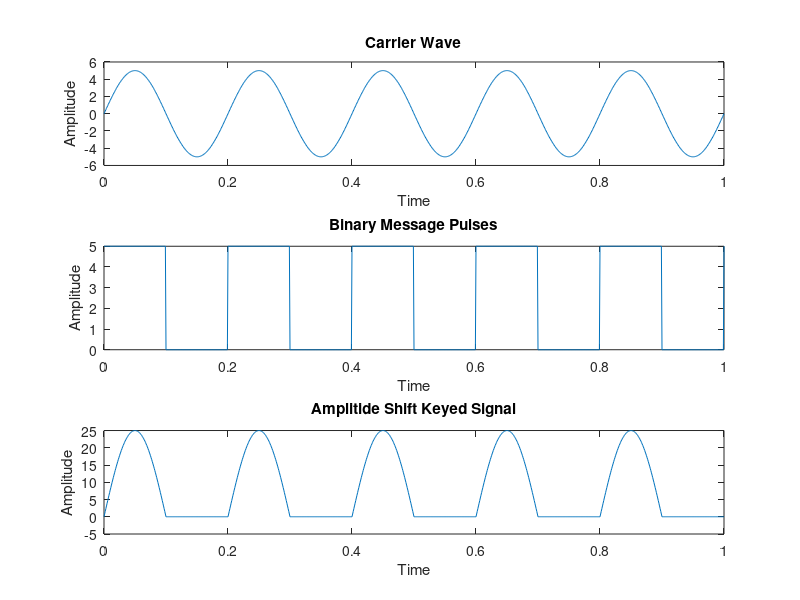

MATLAB code to generate this figure:

clc %for clearing the command window
close all %for closing all the window except command window
clear all %for deleting all the variables from the memory
fc=input('Enter the freq of Sine Wave carrier:');
fp=input('Enter the freq of Periodic Binary pulse (Message):');
amp=input('Enter the amplitude (For Carrier & Binary Pulse Message):');
t=0:0.001:1; % For setting the sampling interval
c=amp.*sin(2*pi*fc*t);% For Generating Carrier Sine wave
subplot(3,1,1) %For Plotting The Carrier wave
plot(t,c)
xlabel('Time')
ylabel('Amplitude')
title('Carrier Wave')
m=amp/2.*square(2*pi*fp*t)+(amp/2);%For Generating Square wave message
subplot(3,1,2) %For Plotting The Square Binary Pulse (Message)
plot(t,m)
xlabel('Time')
ylabel('Amplitude')
title('Binary Message Pulses')
w=c.*m; % The Shift Keyed Wave
subplot(3,1,3) %For Plotting The Amplitude Shift Keyed Wave
plot(t,w)
xlabel('Time')
ylabel('Amplitude')
title('Amplitide Shift Keyed Signal')
